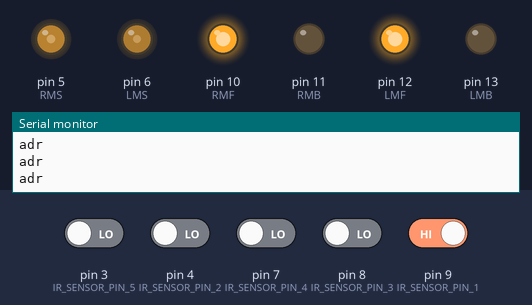
The sketch below on a simulated Arduino Uno, built with avr-gcc and run on an emulated ATmega328P. On the bench: output pins drawn as LEDs (lit = HIGH), the last lines printed to the serial monitor. The inputs (shaded band) are chosen by the test bench; at power-on: pin 9 (IR_SENSOR_PIN_1) HIGH, pin 3 (IR_SENSOR_PIN_5), pin 4 (IR_SENSOR_PIN_2), pin 7 (IR_SENSOR_PIN_4), pin 8 (IR_SENSOR_PIN_3) LOW.

Above: at 1.2 s.
1.3 s: pin 3 (IR_SENSOR_PIN_5) driven HIGH
At 2.5 s:
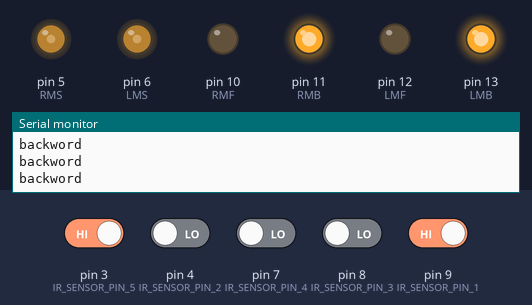
2.8 s: pin 9 (IR_SENSOR_PIN_1) driven LOW
At 3.9 s:
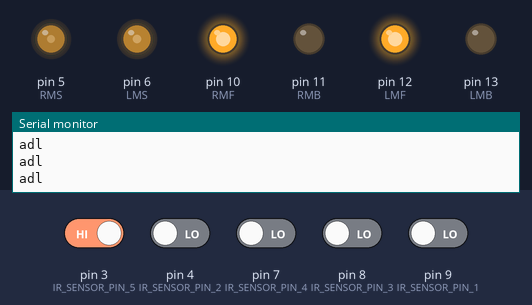
4.7 s: pin 7 (IR_SENSOR_PIN_4) driven HIGH
At 5.3 s:
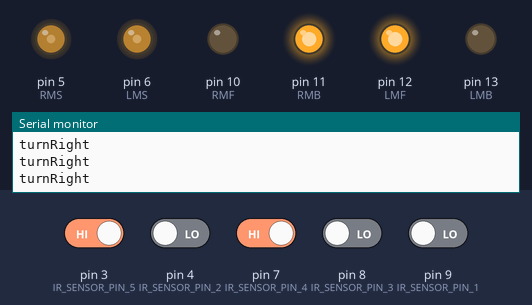
6.2 s: pin 3 (IR_SENSOR_PIN_5) driven LOW
At 6.8 s:
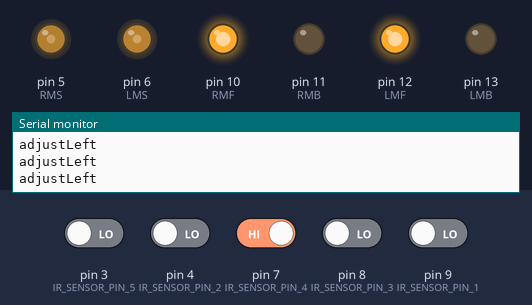
8.1 s: pin 7 (IR_SENSOR_PIN_4) driven LOW
At 9.2 s:
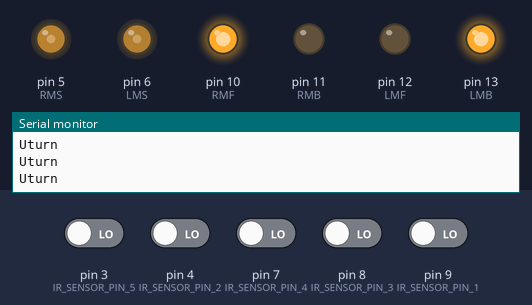
9.6 s: pin 4 (IR_SENSOR_PIN_2) driven HIGH
At 10.3 s:
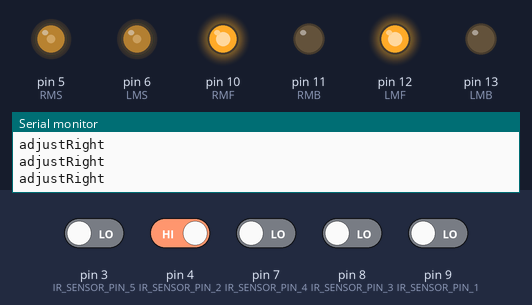
Timing chart, 0 to 12.5 s (numbered marks = the images above; inputs shaded):
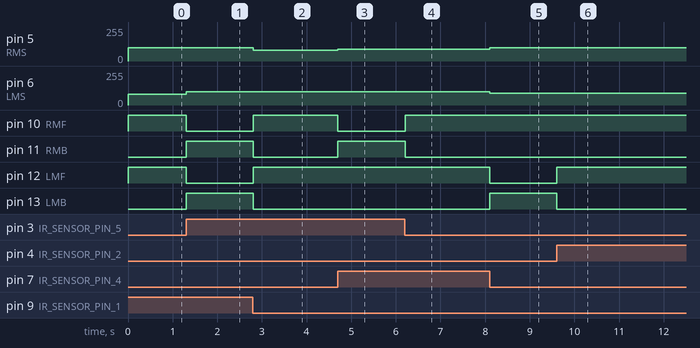

The sketch:

finalcodelinefollowingrobot.ino
```cpp
#include <NewPing.h>

#define LMF 12
#define LMB 13
#define LMS 6
#define RMF 10
#define RMB 11
#define RMS 5

#define IR_SENSOR_PIN_1 9
#define IR_SENSOR_PIN_2 4
#define IR_SENSOR_PIN_3 8
#define IR_SENSOR_PIN_4 7
#define IR_SENSOR_PIN_5 3

#define THRESHOLD 500

void setup() {
  pinMode(LMF, OUTPUT);
  pinMode(LMB, OUTPUT);
  pinMode(LMS, OUTPUT);
  pinMode(RMF, OUTPUT);
  pinMode(RMB, OUTPUT);
  pinMode(RMS, OUTPUT);

  pinMode(IR_SENSOR_PIN_1, INPUT);
  pinMode(IR_SENSOR_PIN_2, INPUT);
  pinMode(IR_SENSOR_PIN_3, INPUT);
  pinMode(IR_SENSOR_PIN_4, INPUT);
  pinMode(IR_SENSOR_PIN_5, INPUT);

  Serial.begin(9600);
}

void loop() {
  int sensorValue1 = digitalRead(IR_SENSOR_PIN_1);
  int sensorValue2 = digitalRead(IR_SENSOR_PIN_2);
  int sensorValue3 = digitalRead(IR_SENSOR_PIN_3);
  int sensorValue4 = digitalRead(IR_SENSOR_PIN_4);
  int sensorValue5 = digitalRead(IR_SENSOR_PIN_5);

  // Serial.print("Sensor 1: ");
  // Serial.print(sensorValue1 == HIGH ? "HIGH" : "LOW");
  // Serial.print(" - Sensor 2: ");
  // Serial.print(sensorValue2 == HIGH ? "HIGH" : "LOW");
  // Serial.print(" - Sensor 3: ");
  // Serial.print(sensorValue3 == HIGH ? "HIGH" : "LOW");
  // Serial.print(" - Sensor 4: ");
  // Serial.print(sensorValue4 == HIGH ? "HIGH" : "LOW");
  // Serial.print(" - Sensor 5: ");
  // Serial.println(sensorValue5 == HIGH ? "HIGH" : "LOW");

  bool isBlackLineDetected = (sensorValue3 == LOW);

  if(sensorValue1 == LOW && sensorValue2 == LOW && sensorValue3==HIGH && sensorValue4 == LOW && sensorValue5 == LOW){
    forward(); //L L H L L
    Serial.println("forward");
    // delay(100);
  }
  else if((sensorValue1 == LOW && sensorValue2 == HIGH && sensorValue3==HIGH && sensorValue4 == LOW && sensorValue5 == LOW)||(sensorValue1 == LOW && sensorValue2 == HIGH && sensorValue3==LOW && sensorValue4 == LOW && sensorValue5 == LOW)){
    adjustRight(); // L H H L L || L H L L L
    Serial.println("adjustRight");
    // delay(100);
  }
  else if((sensorValue1 == LOW && sensorValue2 == LOW && sensorValue3==HIGH && sensorValue4 == HIGH && sensorValue5 == LOW)||(sensorValue1 == LOW && sensorValue2 == LOW && sensorValue3==LOW && sensorValue4 == HIGH && sensorValue5 == LOW)){
    adjustLeft(); // L L H H L || L L L H L
    Serial.println("adjustLeft");
    // delay(100);
  }
  else if((sensorValue1 == HIGH && sensorValue2 == HIGH && sensorValue3==HIGH && sensorValue4 == LOW && sensorValue5 == LOW)||(sensorValue1 == HIGH && sensorValue2 == HIGH && sensorValue3==LOW && sensorValue4 == LOW && sensorValue5 == LOW)||(sensorValue1 == HIGH && sensorValue2 == HIGH && sensorValue3==HIGH && sensorValue4 == HIGH && sensorValue5 == LOW)||(sensorValue1 == HIGH && sensorValue2 == HIGH && sensorValue3==HIGH && sensorValue4 == LOW && sensorValue5 == HIGH)){
    turnLeft(); // H H H L L || H H L L L || H H H H L || H H H L H
    Serial.println("turnleft");
    //L
    }
    // delay(100);
  else if((sensorValue1 == LOW && sensorValue2 == LOW && sensorValue3==HIGH && sensorValue4 == HIGH && sensorValue5 == HIGH)||(sensorValue1 == LOW && sensorValue2 == LOW && sensorValue3==LOW && sensorValue4 == HIGH && sensorValue5 == HIGH)||(sensorValue1 == LOW && sensorValue2 == HIGH && sensorValue3==HIGH && sensorValue4 == HIGH && sensorValue5 == HIGH)||(sensorValue1 == HIGH && sensorValue2 == LOW && sensorValue3==HIGH && sensorValue4 == HIGH && sensorValue5 == HIGH)){
    turnRight(); // L L H H H || L L L H H || L H H H H
    Serial.println("turnRight");
    //L
    // delay(100);
    }
  else if(sensorValue1 == HIGH && sensorValue2 == HIGH && sensorValue3==HIGH && sensorValue4 == HIGH && sensorValue5 == HIGH){
    turnLeft();  // T
    Serial.println(" T ");
    // delay(100);
    }
  else if((sensorValue1 == HIGH && sensorValue2 == LOW && sensorValue3==LOW && sensorValue4 == LOW && sensorValue5 == LOW)||(sensorValue1 == LOW && sensorValue2 == HIGH && sensorValue3==LOW && sensorValue4 == LOW && sensorValue5 == LOW)){
    adr();
    Serial.println("adr");
    // H L L L L|| L H L L L
    // delay(100);
   }
  else if((sensorValue1 == LOW && sensorValue2 == LOW && sensorValue3==LOW && sensorValue4 == LOW && sensorValue5 == HIGH)||(sensorValue1 == LOW && sensorValue2 == LOW && sensorValue3==LOW && sensorValue4 == HIGH && sensorValue5 == LOW)){
    adl();
    Serial.println("adl");
    // L L L L H || L L L H L
    // delay(100);
  }
  else if(sensorValue1 == LOW && sensorValue2 == LOW && sensorValue3==LOW && sensorValue4 == LOW && sensorValue5 == LOW){
         Utern();
         Serial.println("Uturn");
       }
    // delay(100);
  else{
    backword();
    Serial.println("backword");
    // delay(100);
  }
}

void forward() {
  digitalWrite(LMF, HIGH);
  digitalWrite(RMF, HIGH);
  digitalWrite(LMB, LOW);
  digitalWrite(RMB, LOW);
  analogWrite(LMS, 100);
  analogWrite(RMS, 100);
}

void backword(){
  digitalWrite(LMF, LOW);
  digitalWrite(RMF, LOW);
  digitalWrite(LMB, HIGH);
  digitalWrite(RMB, HIGH);
  analogWrite(LMS, 100);
  analogWrite(RMS, 100);
}

void adjustLeft() {
  digitalWrite(LMF, HIGH);
  digitalWrite(RMF, HIGH);
  digitalWrite(LMB, LOW);
  digitalWrite(RMB, LOW);
  analogWrite(LMS, 100);
  analogWrite(RMS, 90);
}
void adl(){
  digitalWrite(LMF, HIGH);
  digitalWrite(RMF, HIGH);
  digitalWrite(LMB, LOW);
  digitalWrite(RMB, LOW);
  analogWrite(LMS, 100);
  analogWrite(RMS, 80);
}

void adjustRight() {
  digitalWrite(LMF, HIGH);
  digitalWrite(RMF, HIGH);
  digitalWrite(LMB, LOW);
  digitalWrite(RMB, LOW);
  analogWrite(LMS, 90);
  analogWrite(RMS, 100);
}
void adr(){
  digitalWrite(LMF, HIGH);
  digitalWrite(RMF, HIGH);
  digitalWrite(LMB, LOW);
  digitalWrite(RMB, LOW);
  analogWrite(LMS, 80);
  analogWrite(RMS, 100);
}

void turnRight(){
  digitalWrite(LMF, HIGH);
  digitalWrite(RMF, LOW);
  digitalWrite(LMB, LOW);
  digitalWrite(RMB, HIGH);
  analogWrite(LMS, 100);
  analogWrite(RMS, 90);
}
void turnLeft(){
  digitalWrite(LMF, LOW);
  digitalWrite(RMF, HIGH);
  digitalWrite(LMB, HIGH);
  digitalWrite(RMB, LOW);
  analogWrite(LMS, 100);
  analogWrite(RMS, 90);
}
void Utern(){
  digitalWrite(LMF, LOW);
  digitalWrite(RMF, HIGH);
  digitalWrite(LMB, HIGH);
  digitalWrite(RMB, LOW);
  analogWrite(RMS, 100);
  analogWrite(LMS, 90);
}

void stop() {
  digitalWrite(LMF, LOW);
  digitalWrite(RMF, LOW);
  digitalWrite(LMB, LOW);
  digitalWrite(RMB, LOW);
  analogWrite(LMS, 0);
  analogWrite(RMS, 0);
}
```

Measured:
- after the input at 1.3 s, pin 6 (LMS): 80/255 → 100/255 at once; pin 10 (RMF), pin 12 (LMF): HIGH → LOW at once; pin 11 (RMB), pin 13 (LMB): LOW → HIGH at once
- after the input at 2.8 s, pin 5 (RMS): 100/255 → 80/255 at once; pin 10 (RMF), pin 12 (LMF): LOW → HIGH at once; pin 11 (RMB), pin 13 (LMB): HIGH → LOW at once
- after the input at 4.7 s, pin 5 (RMS): 80/255 → 90/255 at once; pin 10 (RMF): HIGH → LOW at once; pin 11 (RMB): LOW → HIGH at once
- after the input at 6.2 s, pin 10 (RMF): LOW → HIGH at once; pin 11 (RMB): HIGH → LOW at once
- after the input at 8.1 s, pin 5 (RMS): 90/255 → 100/255 at once; pin 6 (LMS): 100/255 → 90/255 at once; pin 12 (LMF): HIGH → LOW at once; pin 13 (LMB): LOW → HIGH at once
- after the input at 9.6 s, pin 12 (LMF): LOW → HIGH at once; pin 13 (LMB): HIGH → LOW at once
